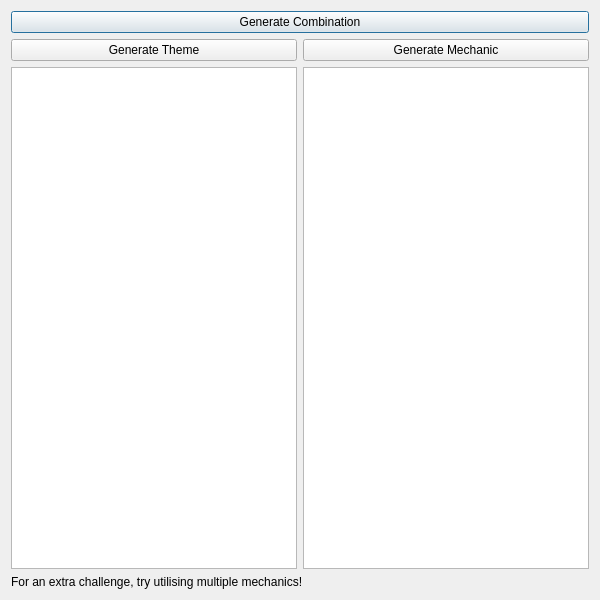
<?xml version="1.0" encoding="UTF-8"?>
<ui version="4.0">
 <class>StageIdeaGeneratorWindow</class>
 <widget class="QDialog" name="StageIdeaGeneratorWindow">
  <property name="windowModality">
   <enum>Qt::ApplicationModal</enum>
  </property>
  <property name="geometry">
   <rect>
    <x>0</x>
    <y>0</y>
    <width>600</width>
    <height>600</height>
   </rect>
  </property>
  <property name="minimumSize">
   <size>
    <width>600</width>
    <height>600</height>
   </size>
  </property>
  <property name="maximumSize">
   <size>
    <width>600</width>
    <height>600</height>
   </size>
  </property>
  <property name="windowTitle">
   <string>Stage Idea Generator</string>
  </property>
  <property name="modal">
   <bool>true</bool>
  </property>
  <layout class="QVBoxLayout" name="verticalLayout">
   <property name="sizeConstraint">
    <enum>QLayout::SetDefaultConstraint</enum>
   </property>
   <item>
    <widget class="QPushButton" name="genCombinationPushButton">
     <property name="text">
      <string>Generate Combination</string>
     </property>
    </widget>
   </item>
   <item>
    <layout class="QHBoxLayout" name="buttonsHorizontalLayout">
     <property name="sizeConstraint">
      <enum>QLayout::SetDefaultConstraint</enum>
     </property>
     <item>
      <widget class="QPushButton" name="genThemePushButton">
       <property name="text">
        <string>Generate Theme</string>
       </property>
      </widget>
     </item>
     <item>
      <widget class="QPushButton" name="genMechanicPushButton">
       <property name="text">
        <string>Generate Mechanic</string>
       </property>
      </widget>
     </item>
    </layout>
   </item>
   <item>
    <layout class="QHBoxLayout" name="outputHorizonalLayout">
     <property name="sizeConstraint">
      <enum>QLayout::SetDefaultConstraint</enum>
     </property>
     <item>
      <widget class="QListWidget" name="themesListWidget"/>
     </item>
     <item>
      <widget class="QListWidget" name="mechanicsListWidget"/>
     </item>
    </layout>
   </item>
   <item>
    <widget class="QLabel" name="extraChallengeLabel">
     <property name="text">
      <string>For an extra challenge, try utilising multiple mechanics!</string>
     </property>
    </widget>
   </item>
  </layout>
 </widget>
 <resources>
  <include location="../../../resources/Workshop2/Workshop2Resources.qrc"/>
  <include location="../../../resources/Workshop2/Workshop2Resources.qrc"/>
 </resources>
 <connections/>
</ui>
